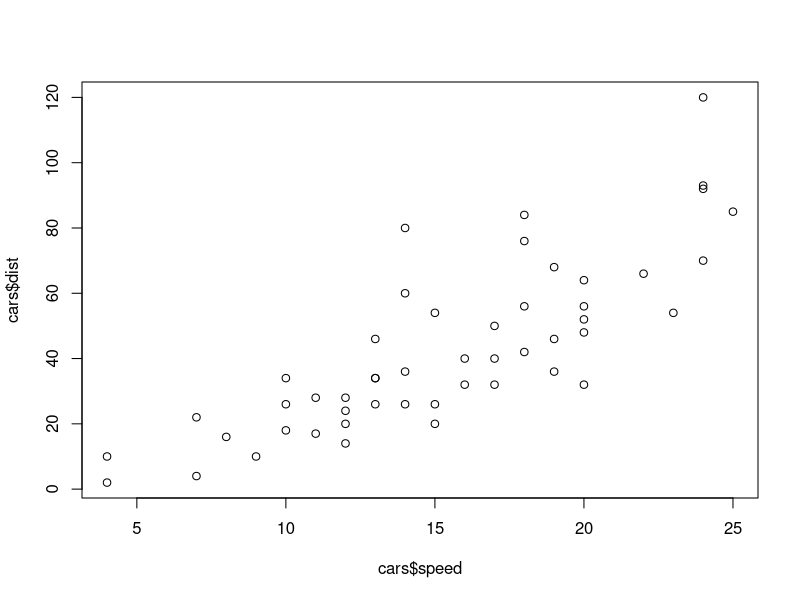
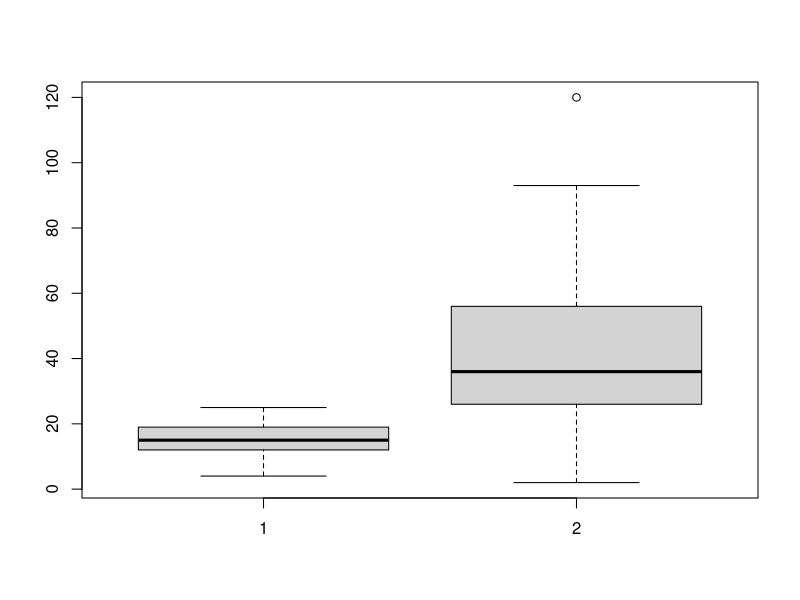

Reproduce these figures in R, in order.

# use cases for R

# load data
data(cars)
data(iris)


# eda
View(cars)
View(iris)

head(cars)
head(iris)

summary(cars)

# unique values of categorical variable 
unique(iris$Species)


# vizualization 
plot(cars$speed, cars$dist)
boxplot(cars$speed,  cars$dist)



# data analysis
cor(cars$speed, cars$dist)
# 0.8068949
# positive high correlation -- make a linear model 


cars_lm = lm(cars$dist ~  cars$speed)


summary(cars_lm)




